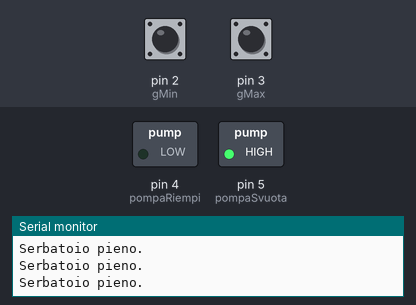
A sketch run on a simulated Arduino Uno, built with avr-gcc and run on an emulated ATmega328P. Shown: switched loads named in the sketch (green lamp = pin HIGH), the last lines printed to the serial monitor. Dashed ring = blinking. The inputs (shaded band) are chosen by the test bench; at power-on: pin 2 (gMin) HIGH, pin 3 (gMax) HIGH.

Above: at 1.2 s.
1.3 s: pin 2 (gMin) driven LOW
At 2.3 s:
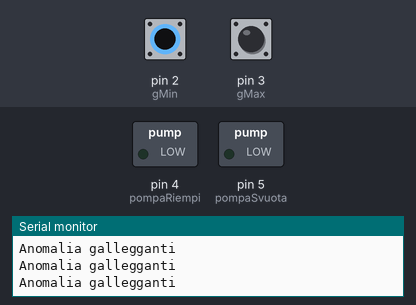
2.8 s: pin 3 (gMax) driven LOW
At 4.0 s:
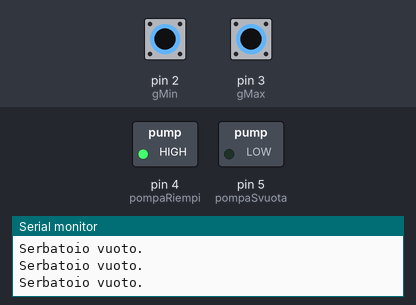
4.3 s: pin 2 (gMin) driven HIGH
6.2 s: pin 3 (gMax) driven HIGH
At 6.5 s:
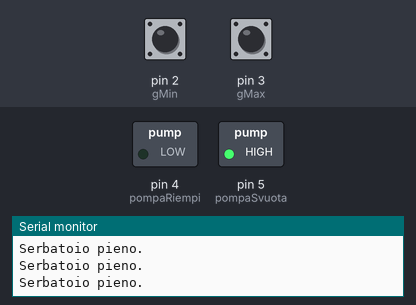
9.2 s: pin 2 (gMin) pulsed LOW 2 times (0.12 s each, 0.3 s apart)
At 9.42 s:
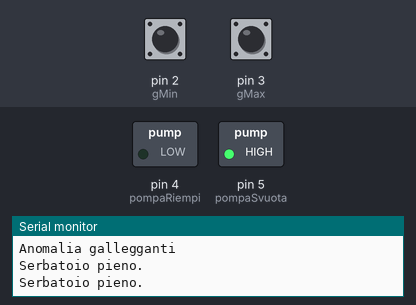
12.8 s: pin 3 (gMax) pulsed LOW 2 times (0.12 s each, 0.3 s apart)
Timing chart, 0 to 15.8 s (numbered marks = the images above; inputs shaded):
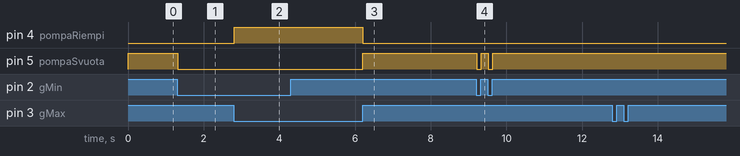

Measured:
- after the input at 1.3 s, pin 5 (pompaSvuota): HIGH → LOW at once
- after the input at 2.8 s, pin 4 (pompaRiempi): LOW → HIGH at once
- after the input at 6.2 s, pin 4 (pompaRiempi): HIGH → LOW at once; pin 5 (pompaSvuota): LOW → HIGH at once
- after the input at 9.2 s, pin 5 (pompaSvuota): alternates HIGH for 0.19 s and LOW for 0.11 s, 4 changes in all, then stays HIGH, starting at once

The sketch:

Serbatoio_jan27a.ino
```cpp
const int gMin=2;
const int gMax=3;
const int pompaRiempi=4;
const int pompaSvuota=5;
int riempimento=0;
int gmin_val=0;
int gmax_val=0;


void setup()
{
  pinMode(gMin, INPUT);
  pinMode(gMax, INPUT);
  pinMode(pompaRiempi, OUTPUT);
  pinMode(pompaSvuota, OUTPUT);
  Serial.begin(9600);
}

void loop()
{
  gmin_val=digitalRead(gMin);
  gmax_val=digitalRead(gMax);
  if(gmin_val==LOW && gmax_val==LOW){
    riempimento=1;
    digitalWrite(pompaRiempi, HIGH);
    digitalWrite(pompaSvuota, LOW);
    Serial.println("Serbatoio vuoto.");


  }
  if(gmin_val==HIGH && gmax_val==LOW && riempimento==1){

    Serial.println("Serbatoio in riempimento...");


  }
  if(gmin_val==HIGH && gmax_val==HIGH){

    riempimento=0;
    digitalWrite(pompaRiempi, LOW);
    digitalWrite(pompaSvuota, HIGH);

    Serial.println("Serbatoio pieno.");

  }
  if(gmin_val==HIGH && gmax_val==LOW && riempimento==0){

    Serial.println("Svuotamento in corso...");

  }
  if(gmin_val==LOW && gmax_val==HIGH){
    digitalWrite(pompaRiempi, LOW);
    digitalWrite(pompaSvuota, LOW);
    Serial.println("Anomalia gallegganti");
  }
}
```
